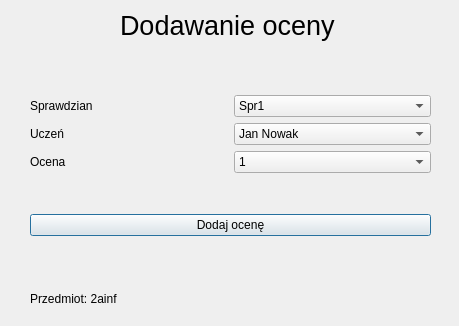
<?xml version="1.0" encoding="UTF-8"?>
<ui version="4.0">
 <class>Dialog</class>
 <widget class="QDialog" name="Dialog">
  <property name="geometry">
   <rect>
    <x>0</x>
    <y>0</y>
    <width>459</width>
    <height>326</height>
   </rect>
  </property>
  <property name="windowTitle">
   <string>Dialog</string>
  </property>
  <widget class="QLabel" name="label">
   <property name="geometry">
    <rect>
     <x>120</x>
     <y>10</y>
     <width>221</width>
     <height>31</height>
    </rect>
   </property>
   <property name="font">
    <font>
     <pointsize>20</pointsize>
    </font>
   </property>
   <property name="text">
    <string>Dodawanie oceny</string>
   </property>
  </widget>
  <widget class="QWidget" name="layoutWidget">
   <property name="geometry">
    <rect>
     <x>30</x>
     <y>60</y>
     <width>401</width>
     <height>211</height>
    </rect>
   </property>
   <layout class="QVBoxLayout" name="verticalLayout">
    <item>
     <layout class="QGridLayout" name="gridLayout">
      <item row="0" column="0">
       <widget class="QLabel" name="label_2">
        <property name="text">
         <string>Sprawdzian</string>
        </property>
       </widget>
      </item>
      <item row="0" column="1">
       <widget class="QComboBox" name="comboBox_2">
        <item>
         <property name="text">
          <string>Spr1</string>
         </property>
        </item>
        <item>
         <property name="text">
          <string>Kart1</string>
         </property>
        </item>
       </widget>
      </item>
      <item row="1" column="0">
       <widget class="QLabel" name="label_3">
        <property name="text">
         <string>Uczeń</string>
        </property>
       </widget>
      </item>
      <item row="1" column="1">
       <widget class="QComboBox" name="comboBox_3">
        <item>
         <property name="text">
          <string>Jan Nowak</string>
         </property>
        </item>
        <item>
         <property name="text">
          <string>Adam Kowalski</string>
         </property>
        </item>
       </widget>
      </item>
      <item row="2" column="0">
       <widget class="QLabel" name="label_4">
        <property name="text">
         <string>Ocena</string>
        </property>
       </widget>
      </item>
      <item row="2" column="1">
       <widget class="QComboBox" name="comboBox">
        <item>
         <property name="text">
          <string>1</string>
         </property>
        </item>
        <item>
         <property name="text">
          <string>1+</string>
         </property>
        </item>
        <item>
         <property name="text">
          <string>2-</string>
         </property>
        </item>
        <item>
         <property name="text">
          <string>2</string>
         </property>
        </item>
        <item>
         <property name="text">
          <string>2+</string>
         </property>
        </item>
        <item>
         <property name="text">
          <string>3-</string>
         </property>
        </item>
        <item>
         <property name="text">
          <string>3</string>
         </property>
        </item>
        <item>
         <property name="text">
          <string>3+</string>
         </property>
        </item>
        <item>
         <property name="text">
          <string>4-</string>
         </property>
        </item>
        <item>
         <property name="text">
          <string>4</string>
         </property>
        </item>
        <item>
         <property name="text">
          <string>4+</string>
         </property>
        </item>
        <item>
         <property name="text">
          <string>5-</string>
         </property>
        </item>
        <item>
         <property name="text">
          <string>5</string>
         </property>
        </item>
        <item>
         <property name="text">
          <string>5+</string>
         </property>
        </item>
        <item>
         <property name="text">
          <string>6-</string>
         </property>
        </item>
        <item>
         <property name="text">
          <string>6</string>
         </property>
        </item>
       </widget>
      </item>
     </layout>
    </item>
    <item>
     <widget class="QPushButton" name="pushButton">
      <property name="text">
       <string>Dodaj ocenę</string>
      </property>
     </widget>
    </item>
   </layout>
  </widget>
  <widget class="QLabel" name="label_5">
   <property name="geometry">
    <rect>
     <x>30</x>
     <y>290</y>
     <width>401</width>
     <height>17</height>
    </rect>
   </property>
   <property name="text">
    <string>Przedmiot: 2ainf</string>
   </property>
  </widget>
 </widget>
 <resources/>
 <connections/>
</ui>
